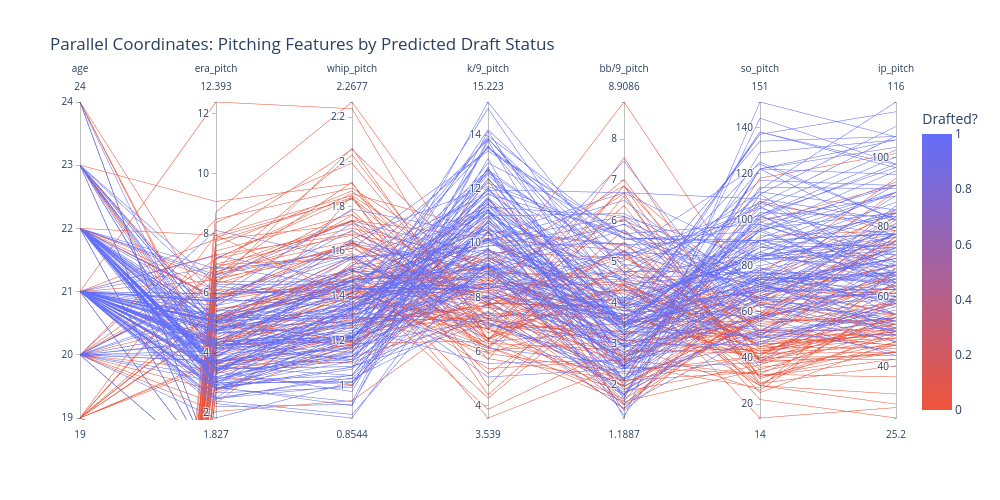

Notebook cell for this chart:
### Code cell
# Pick the features on the PCP axes
pcp_features = ['age', 'era_pitch', 'whip_pitch', 'k/9_pitch', 'bb/9_pitch', 'so_pitch', 'ip_pitch']

pcp_df = pd.DataFrame(X_test[pcp_features].values, columns=pcp_features)
pcp_df['Drafted?'] = y_pred[:len(pcp_df)]

fig = px.parallel_coordinates(
    pcp_df,
    color='Drafted?',
    dimensions=pcp_features,
    color_continuous_scale=['#EF553B', '#636EFA'],
    title='Parallel Coordinates: Pitching Features by Predicted Draft Status'
)

fig.update_layout(width=1000, height=500)
fig.show()

### Figure 1 — Plotly figure (JSON) as saved in the notebook; plotly's stock layout.template omitted (floating-point values rounded to 4 significant figures; data arrays with more than 128 entries replaced by an {"elided": "..."} marker saying what was removed)
{"data": [{"dimensions": [{"label": "age", "values": {"elided": "576 int values"}}, {"label": "era_pitch", "values": {"elided": "576 float values"}}, {"label": "whip_pitch", "values": {"elided": "576 float values"}}, {"label": "k/9_pitch", "values": {"elided": "576 float values"}}, {"label": "bb/9_pitch", "values": {"elided": "576 float values"}}, {"label": "so_pitch", "values": {"elided": "576 int values"}}, {"label": "ip_pitch", "values": {"elided": "576 float values"}}], "domain": {"x": [0, 1], "y": [0, 1]}, "line": {"color": {"elided": "576 int values"}, "coloraxis": "coloraxis"}, "name": "", "type": "parcoords"}], "layout": {"coloraxis": {"colorbar": {"title": {"text": "Drafted?"}}, "colorscale": [[0, "#EF553B"], [1, "#636EFA"]]}, "height": 500, "legend": {"tracegroupgap": 0}, "title": {"text": "Parallel Coordinates: Pitching Features by Predicted Draft Status"}, "width": 1000}}
